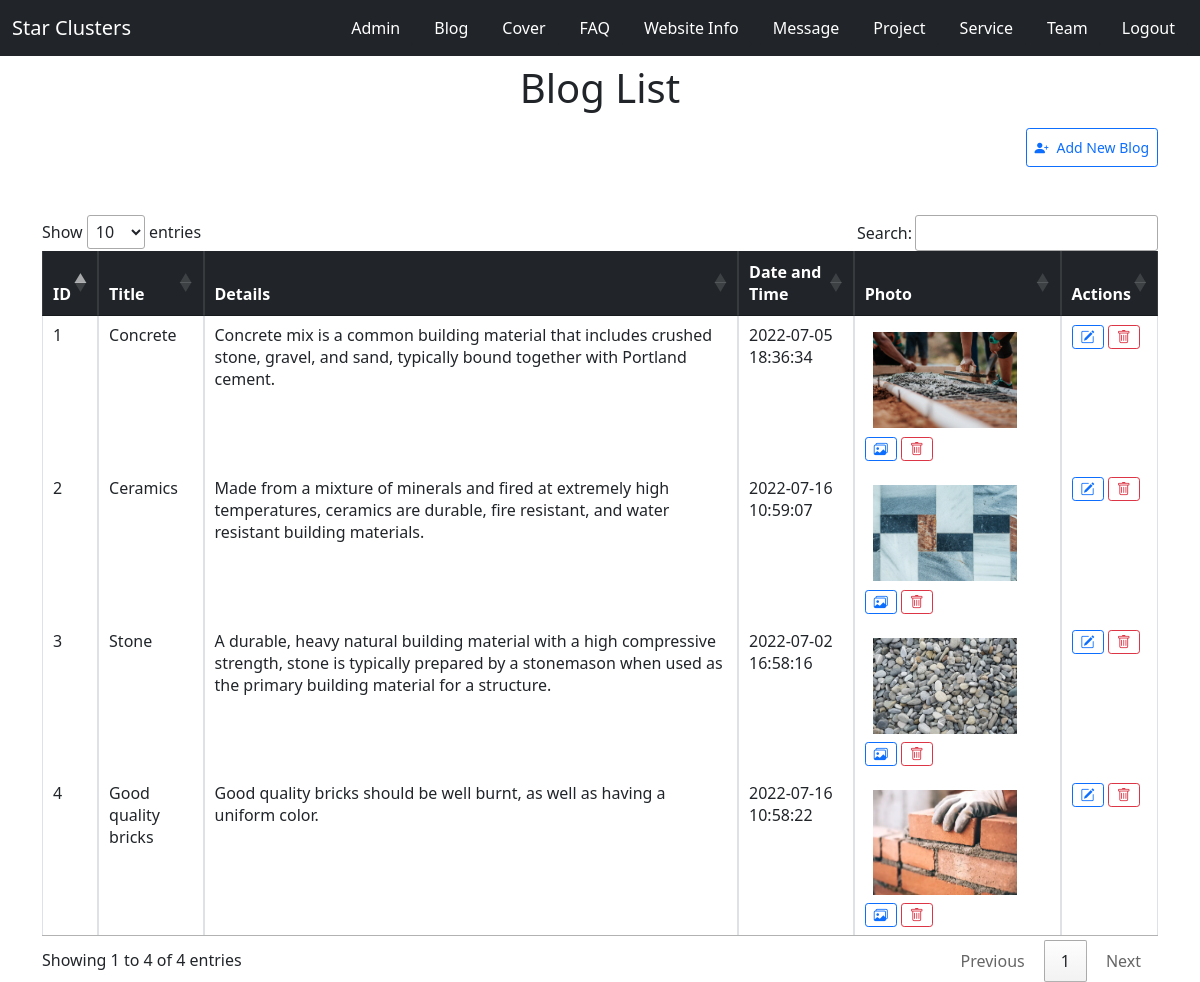
Page /blog-list.php (signed in) on the committed database.
### tables this page shows
CREATE TABLE `blog` (
  `id` int(11) NOT NULL,
  `title` varchar(255) NOT NULL,
  `details` text NOT NULL,
  `date` datetime NOT NULL DEFAULT current_timestamp() ON UPDATE current_timestamp()
);

### blog-list.php (the view, shortened to what this page needs)
<?php include "./db.php"?>
<?php include "./admin-header.php";  include "./success-alert.php";  include "./error-alert.php"; ?>
<div class="container">
    <h1 class="text-center p-2 ">Blog List</h1>
    <button id="add" class="float-end mb-5 py-2 btn btn-sm btn-outline-primary"> <i
            class="bi bi-person-plus-fill pe-2"></i>Add New Blog</button>
    <table id="table" class="table table-bordered table-sm text-sm table-hover">
        <thead class="table-dark">
            <tr>
                <th>ID</th>
                <th>Title</th>
                <th>Details</th>
                <th>Date and Time </th>
                <th>Photo </th>
                <th>Actions</th>
            </tr>
        </thead>
        <tbody>
            <?php
                $sql = "SELECT * from blog";
                $result = mysqli_query($conn, $sql);
                while ($row = mysqli_fetch_assoc($result)) {
                ?>
            <tr>
                <td><?php echo $row['id']?></td>
                <td class="text-break"><?php echo $row['title']?></td>
                <td class="text-break"><?php echo $row['details']?></td>
                <td><?php echo $row['date']?></td>
                <td>
                    <?php
                    if(file_exists("./image/blog/". $row['id'].".webp")){?>
                    <img class="p-2" style="width: 10rem;" src='./image/blog/<?php echo $row['id'];?>.webp' />
                    <?php } ?>
                    <button class="addimg bi bi-images btn btn-sm btn-outline-primary"></button>
                    <?php
                    if(file_exists("./image/blog/". $row['id'].".webp")){?>
                    <button class="deleteimg bi bi-trash btn btn-sm btn-outline-danger"></button>
                    <?php } ?>
                </td>
                <td>
                    <button class="update bi bi-pencil-square btn btn-sm btn-outline-primary"></button>
                    <button class="delete bi bi-trash btn btn-sm btn-outline-danger"></button>
                </td>
            </tr>
            <?php }?>
        </tbody>
    </table>
</div>
<?php include "./admin-footer.php" ?>

### rows in the picture
blog: id "1", title "Concrete", details "Concrete mix is a common building material that includes crushed stone, gravel, and sand, typically bound together with Portland cement.", date "2022-07-05 18:36:34", shows a picture
blog: id "2", title "Ceramics", details "Made from a mixture of minerals and fired at extremely high temperatures, ceramics are durable, fire resistant, and water resistant building materials.", date "2022-07-16 10:59:07", shows a picture
blog: id "3", title "Stone", details "A durable, heavy natural building material with a high compressive strength, stone is typically prepared by a stonemason when used as the primary building material for a structure.", date "2022-07-02 16:58:16", shows a picture
blog: id "4", title "Good quality bricks", details "Good quality bricks should be well burnt, as well as having a uniform color.", date "2022-07-16 10:58:22", shows a picture
